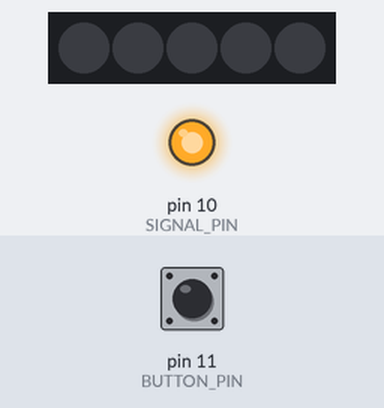
The sketch below on a simulated Arduino Uno, built with avr-gcc and run on an emulated ATmega328P. On the bench: 5 RGB LEDs in strip order, left to right, output pins drawn as LEDs (lit = HIGH). Inputs (shaded band) come from the test bench; at power-on: pin 11 (BUTTON_PIN) LOW. Dim RGB values are drawn brighter than linear.

Above: at 5.8 s.
5.9 s: pin 11 (BUTTON_PIN) pulled HIGH for 2.85 s
At 7.9 s:
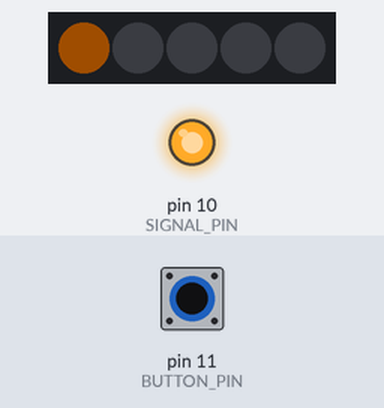
At 8.8 s:
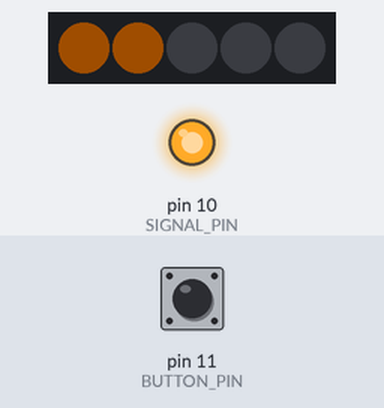
Timing chart, 0 to 11.5 s (numbered marks = the images above; inputs shaded):
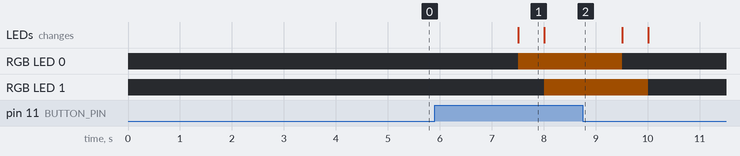

The sketch:

neopixel_tests.ino
```cpp
// (licence header left out)
#include <Adafruit_NeoPixel.h>
#ifdef __AVR__
  #include <avr/power.h>
#endif

//Pin en el que se encuentran conectados los neopixeles
#define LED_PIN            12

//Cantidad de Neipixeles
#define NUMPIXELS      5

#define BUTTON_PIN 11     // the number of the pushbutton pin
#define SIGNAL_PIN  10

// variables will change:
int buttonState = 0;         // variable for reading the pushbutton status

//Inicialización del objeto NeoPixel
Adafruit_NeoPixel pixels = Adafruit_NeoPixel(NUMPIXELS, LED_PIN, NEO_GRB + NEO_KHZ800);

int delayval = 500;//Intervalo para prender cada led

//Array de colores en formato uint32_t que indican el indice de radiación
int32_t ledIndex[15] = {0, 3302400, 65280, 16777010, 13158400, 16776960, 6566400, 6566400, 16724530, 13107200, 16711680, 13107400};

void setup() {
  //Inicialización de pines
  pinMode(SIGNAL_PIN, OUTPUT);
  pinMode(BUTTON_PIN, INPUT);

  digitalWrite(SIGNAL_PIN, HIGH);//Este pin es simplemente una señal en alto para el pin 11

  pixels.begin(); //Configuración inicial de los Neopixeles
  pixels.setBrightness(80);//Disminución del brillo
}

void loop() {
  // read the state of the pushbutton value:
    buttonState = digitalRead(BUTTON_PIN);
  // check if the pushbutton is pressed.
  // if it is, the buttonState is HIGH:
  if (buttonState == HIGH) {
    setLedIndex(7);//Establecimiento del indice de Radiación(Prueba de diseño)
  } else {
    setLedIndex(0);//Apagar todos los neopixeles
  }//end if

}

void setLedIndex(uint8_t _ledIndex){
  if(_ledIndex == 0){
    for(int i= 0;i < NUMPIXELS;i++){
      // pixels.Color toma valores RGB en formato uint32_t
      //adafruit originalmente diseño un método para convertir de RGB a uint32_t
      //pero no es necesario utilizarlo y en este caso es mejor utilizar colores ya convertidos
      pixels.setPixelColor(i, ledIndex[0]);//Configurar el color a mostrar
      pixels.show();//Actualizar el estado de los LEDs
      delay(delayval);//Esperar algunos milisegundos para prender otro led
    }//end for
  }else if(_ledIndex == 11){
    for(int i= 0;i < NUMPIXELS;i++){
      pixels.setPixelColor(i, ledIndex[11]);//Configurar el color a mostrar
      pixels.show();//Actualizar el estado de los LEDs
      delay(10);//Esperar algunos milisegundos para prender otro led
    }//end for
  }else if(_ledIndex <= 5){
    for(int i=1;i < _ledIndex+1;i++){
      pixels.setPixelColor(i-1, ledIndex[i]);//Configurar el color a mostrar
      pixels.show();//Actualizar el estado de los LEDs
      delay(delayval);//Esperar algunos milisegundos para prender otro led
    }//end for
  }else if(_ledIndex > 5){
    for(int i=1;i <= _ledIndex-5 ;i++){
      pixels.setPixelColor(i-1, ledIndex[5+i]);//Configurar el color a mostrar
      pixels.show();//Actualizar el estado de los LEDs
      delay(delayval);//Esperar algunos milisegundos para prender otro led
    }//end for
  }//end if
}//end setLedIndex
```

Measured:
- after the input at 5.9 s, RGB LED 0: off → RGB(31, 15, 0) after 1.6 s, → off 2.0 s later; RGB LED 1: off → RGB(31, 15, 0) after 2.1 s, → off 2.0 s later; the LEDs: change after 1.6 s (image 1)
- what the display in image 1 shows lasts 0.5 s, from 7.5 s to 8.0 s
